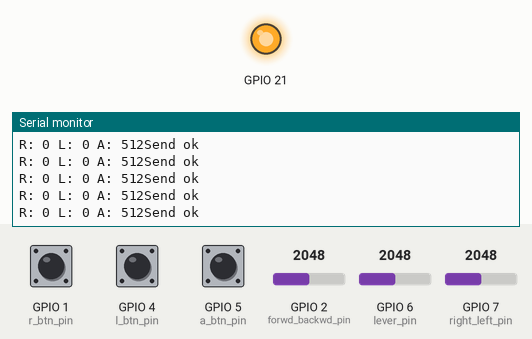
A sketch run on a simulated ESP32-S3. On the bench: output pins drawn as LEDs (lit = HIGH), the last lines printed to the serial monitor. The inputs (shaded band) are chosen by the test bench; at power-on: GPIO 2 (forwd_backwd_pin) = 2048, GPIO 1 (r_btn_pin) HIGH, GPIO 4 (l_btn_pin) HIGH, GPIO 5 (a_btn_pin) HIGH, GPIO 6 (lever_pin) = 2048, GPIO 7 (right_left_pin) = 2048 (analog values on the 0–4095 scale).

Above: at 1.2 s.
1.3 s: GPIO 2 (forwd_backwd_pin) set to 419
At 2.3 s:
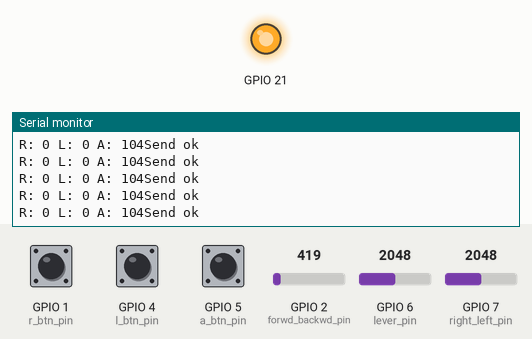
4.3 s: GPIO 2 (forwd_backwd_pin) set to 358
At 4.8 s:
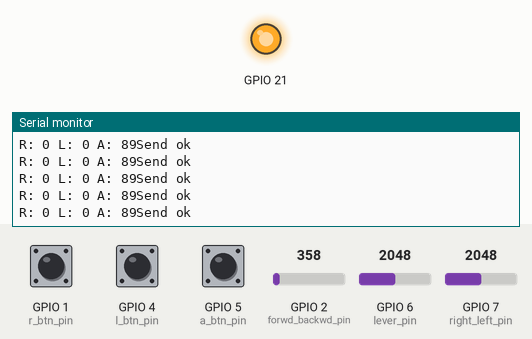
Timing chart, 0 to 7.3 s (numbered marks = the images above; inputs shaded):
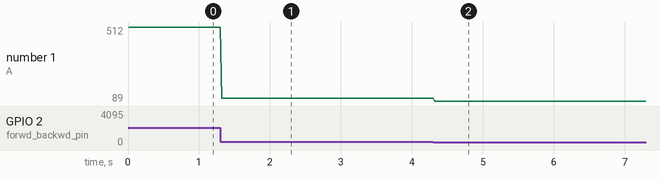

The sketch:

remote50inoscript.ino
```cpp
#include <math.h>
#include <esp_now.h>
#include "esp_wifi.h"
#include <WiFi.h>
#include "esp_log.h"

static const char *TAG = "MAIN";
//------------ turn on generic serial printing
#define ESPNOW_RAC_CHANNEL 2

// note, the first number cannot be odd due to wssp mac limitation
//possible first number can only end in  0,2,4,6,8,A,C,E,
//ex: 0x1A is valid, 0xF3 is invalid
uint8_t robotAddress[] = {0xF8, 0x9F, 0x00, 0x8F, 0x00, 0x70};

//PACKETS
// remote -> robot
typedef struct {
  int16_t motor_left;
  int16_t motor_right;
  int16_t arm_trigger;
  int16_t arm_position;
  int16_t bonus_value;
} packet_t;

packet_t robot_data;
packet_t recData;

//---------------------------------------ESP_NOW Variables
String success;
esp_now_peer_info_t peerInfo;
// Callback when data is sent
void OnDataSent(const uint8_t *mac_addr, esp_now_send_status_t status) {
  if (status == 0) {
    success = "Delivery Success :)";
  }
  else {
    success = "Delivery Fail :(";
  }
}

// Callback when data is received
void OnDataRecv(const esp_now_recv_info *mac, const uint8_t *incomingData, int len) {
  memcpy(&recData, incomingData, sizeof(recData));
}


//---------------------------------------HARDWARE DEPENDANT Variables
//latest version
#ifndef OLD_REMOTE
#define right_left_pin 7
#define forwd_backwd_pin 2
#define lever_pin 6

#define r_btn_pin 1
#define l_btn_pin 4
#define a_btn_pin 5
#endif

#ifdef OLD_REMOTE
#define right_left_pin 7
#define forwd_backwd_pin 10
#define lever_pin 8

#define r_btn_pin 2
#define l_btn_pin 4
#define a_btn_pin 5
#endif

//customisable vars
int analogRes = 10;
int analogReadMax = (1 << analogRes)-1;
//variables for the sketch
unsigned long current_time=0;
void setup() {
  analogReadResolution(analogRes);
  analogSetAttenuation(ADC_11db);
  pinMode(r_btn_pin, INPUT_PULLUP);
  pinMode(l_btn_pin, INPUT_PULLUP);
  pinMode(a_btn_pin, INPUT_PULLUP);
  Serial.begin(115200);
  Serial.println("RAC GENERIC BOT");


  //---------------------------------------ESP NOW setup
  WiFi.enableLongRange(true);
  WiFi.mode(WIFI_STA);
  esp_wifi_set_channel(ESPNOW_RAC_CHANNEL,WIFI_SECOND_CHAN_NONE);
  if (esp_now_init() != ESP_OK) {
    Serial.println("Error initializing ESP-NOW");
    return;
  }
  esp_now_register_send_cb(OnDataSent);
  memcpy(peerInfo.peer_addr, robotAddress, 6);
  peerInfo.channel = ESPNOW_RAC_CHANNEL;
  peerInfo.ifidx = WIFI_IF_STA;
  peerInfo.encrypt = false;
  if (esp_now_add_peer(&peerInfo) != ESP_OK) {
    Serial.println("Failed to add peer");
    return;
  }
  esp_now_register_recv_cb(OnDataRecv);\
  pinMode(21, OUTPUT);
  digitalWrite(21, HIGH);
}

void loop() {
  //read pots values
  int right_left_val = analogRead(right_left_pin);
  delay(3);
  int forwd_backwd_val = analogRead(forwd_backwd_pin);
  delay(3);
  int lever_val = analogRead(lever_pin);
  delay(3);
  current_time = millis();
  bool r_btn_val = !digitalRead(r_btn_pin);
  bool l_btn_val = !digitalRead(l_btn_pin);
  bool a_btn_val = !digitalRead(a_btn_pin);
  robot_data.motor_right = 0;
  robot_data.motor_left = 0;
  robot_data.arm_position = 0;

  // vvvv ----- YOUR AWESOME CODE HERE ----- vvvv //
  if(a_btn_val == true){
    robot_data.motor_right = -512;
    robot_data.motor_left = -512;
  }
  if(r_btn_val == true){
    robot_data.motor_right = 512;
  }
  if(l_btn_val == true){
    robot_data.motor_left = 512;
  }
  robot_data.arm_position = forwd_backwd_val;
  // -------------------------------------------- //
  Serial.print("R: ");
  Serial.print(robot_data.motor_right);
  Serial.print(" L: ");
  Serial.print(robot_data.motor_left);
  Serial.print(" A: ");
  Serial.print(robot_data.arm_position);

  esp_err_t result = -1;
  result = esp_now_send(robotAddress, (uint8_t *) &robot_data, sizeof(robot_data));
  if (result == ESP_OK) {
    Serial.println("Send ok");
  } else {
    Serial.println("Send fail");
  }
  delay(10);
}
```

Measured:
- after the input at 1.3 s, the serial monitor: prints a new line at once (image 1)
- after the input at 4.3 s, the serial monitor: prints a new line at once (image 2)
- plotted number 1: 512 → 104 after the input at 1.3 s, 104 → 89 after the input at 4.3 s
